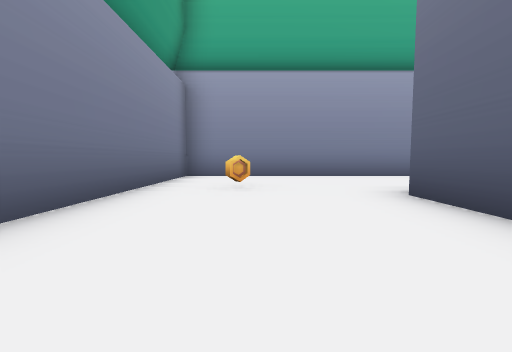
View 1 (above)

24 first-person views from a walk through a scene from a Unity 3-D project. The camera is 1.2 m above the floor, tilts 4° down and sees 90° across. The floor is counted in squares, 2.73 m on a side. Each view is taken from the middle of a square. On the plan, view 1 faces up. The plan holds only what a view shows up to about 9 squares ahead; the rest is blank. The place goes on beyond the plan. The player is left out. Some animated figures are left out.

View 2
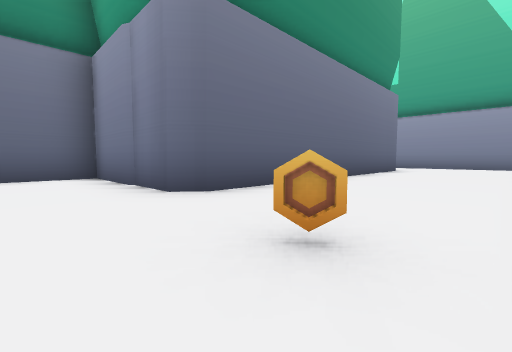

View 3
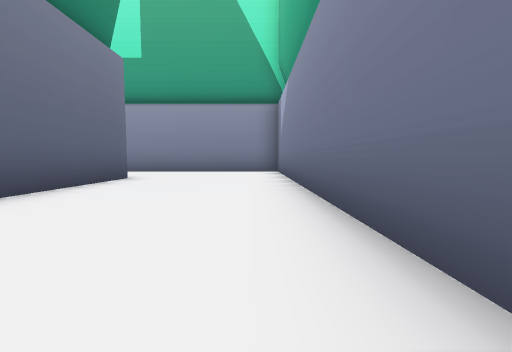

View 4
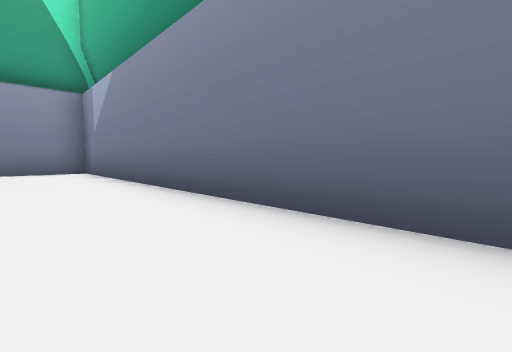

View 5
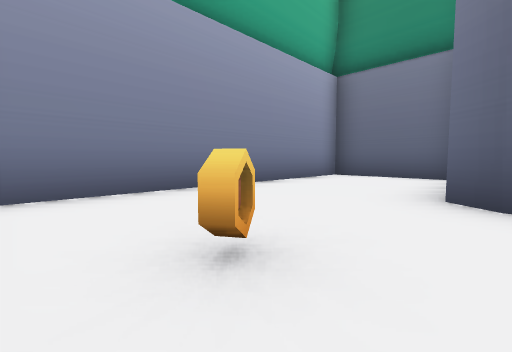

View 6
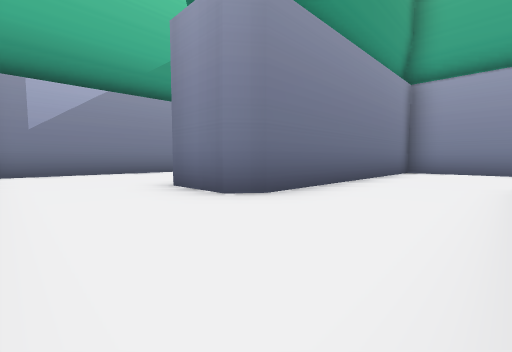

View 7
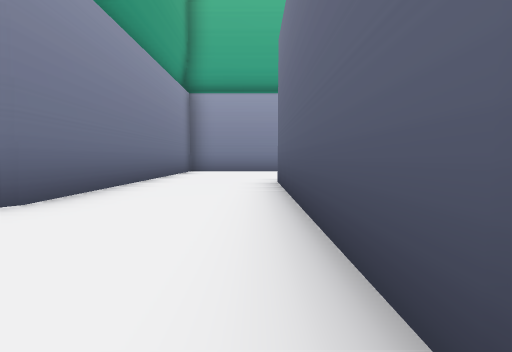

View 8
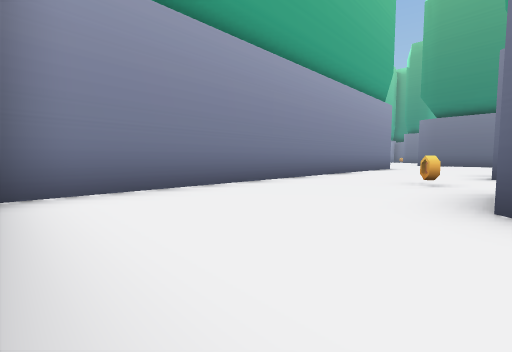

View 9
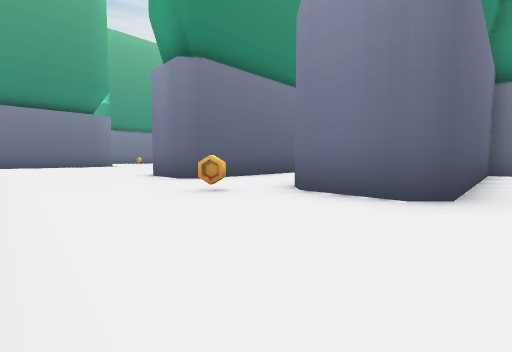

View 10
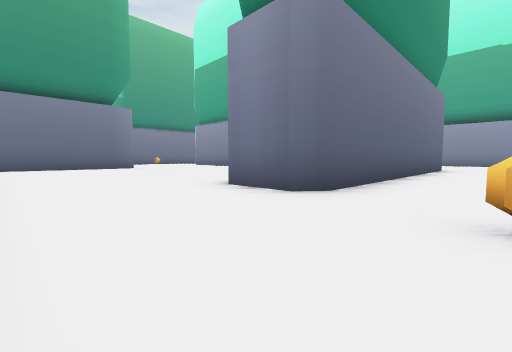

View 11
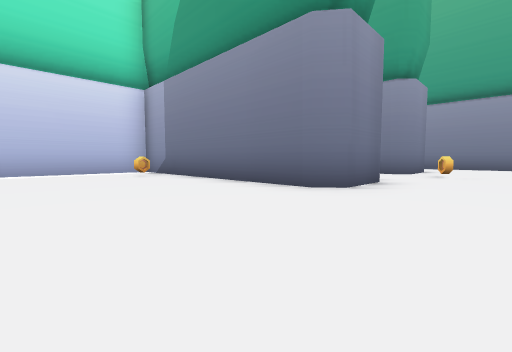

View 12
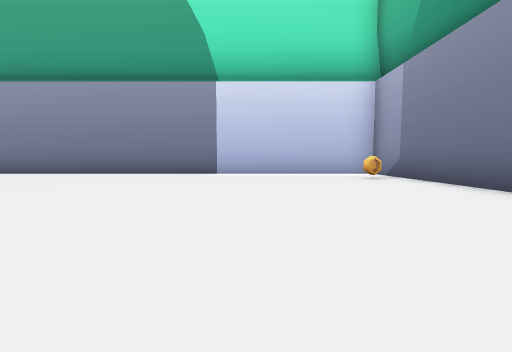

View 13
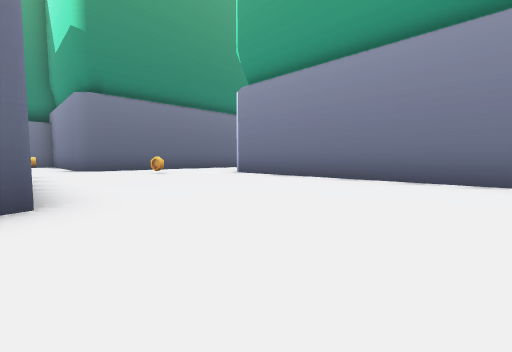

View 14
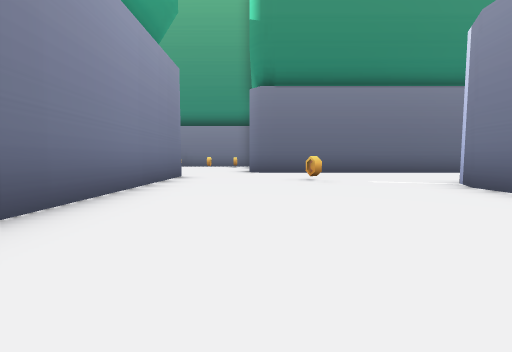

View 15
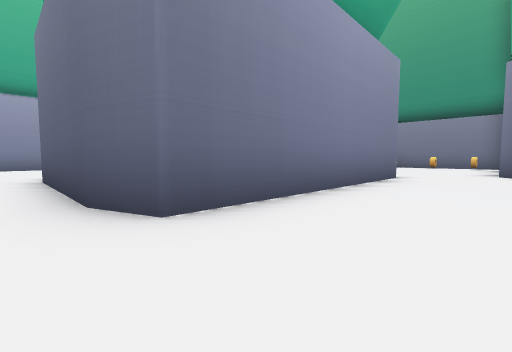

View 16
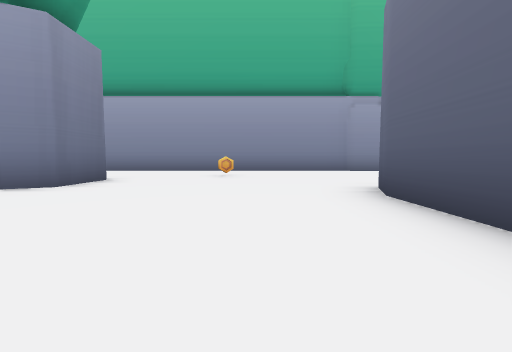

View 17
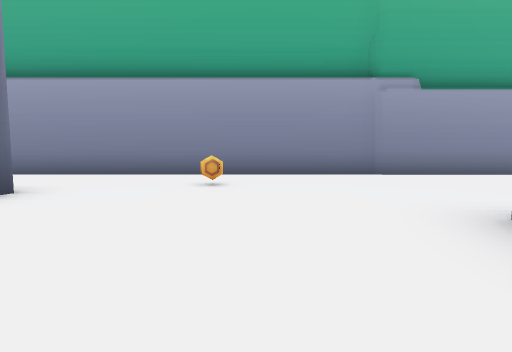

View 18
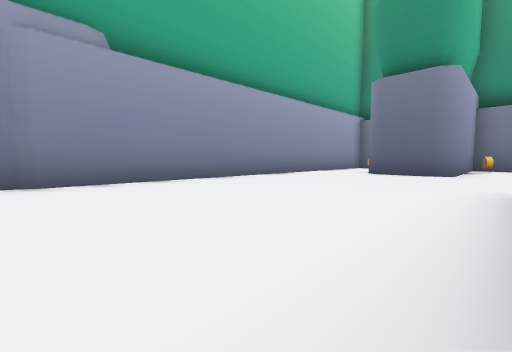

View 19
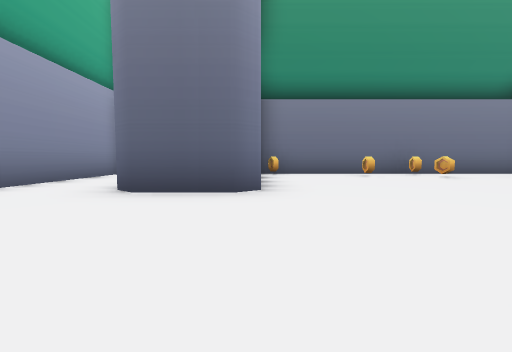

View 20
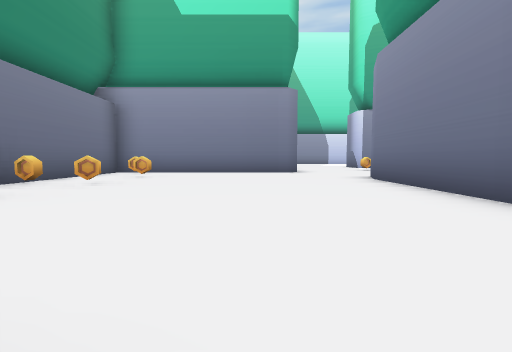

View 21
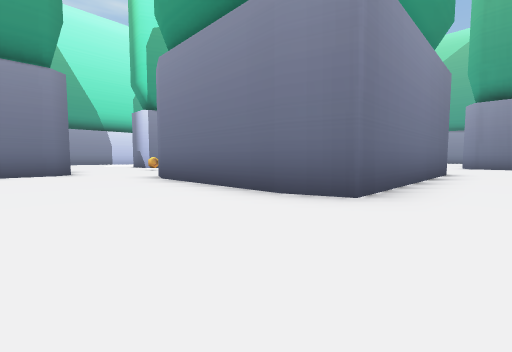

View 22
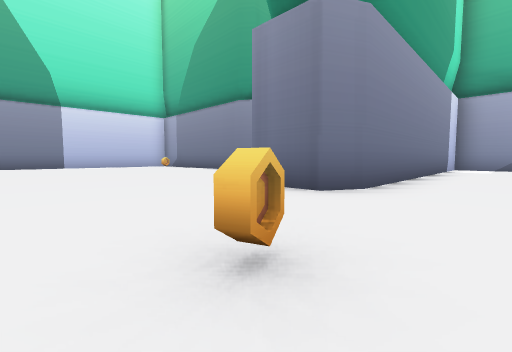

View 23
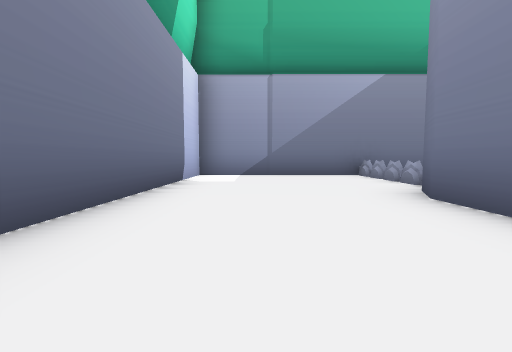

View 24
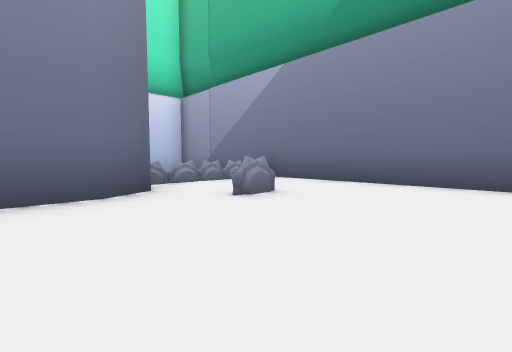

### Floor plan
Points are (right, up) in squares from view 1. A wall is a line through its corners. A room is listed if a view was taken in it or the views show most of it. See-through windows are left out.
Room 1 (views 1, 2, 3, 4, 5)
walls: (1.8, -4.6) (1.8, 3) (2.2, 3.5) (5.3, 3.5) (5.3, 6.3) (-1.7, 6.3) (-1.7, -7.6) (3.4, -7.6); (3.5, -5) (2.1, -5)
ways out: opening at (2.5, -6.5) to room 2
objects: other object (0, 4)
Room 2 (views 6, 7, 8, 9, 10, 11, 12, 13, 14, 15, 16, 17, 18, 19, 20, 21, 22, 23, 24)
walls: (20.8, -3.2) (20.5, -2.4) (20.5, 1) (20.8, 1.8) (26.2, 1.8) (26.5, 1) (26.5, -2.3) (26.2, -3.2) (20.8, -3.2); (13.2, 1.5) (3.8, 1.5) (3.8, -4.6) (3.5, -5); (10.7, -9.9) (10.7, -2.2) (11, -1.7) (12.4, -1.7) (12.7, -2.1) (12.7, -8.2) (23.8, -8.2) (24.5, -8.6); (6, -7.6) (6.4, -7.6) (6.4, -2.3) (6.7, -1.9) (8.1, -1.9) (8.4, -2.2) (8.4, -2.8); (27.7, -11.2) (27.7, -5.1) (28.1, -4.8) (33.2, -4.8) (33.2, -3.9); (10.5, 8.6) (11.2, 8.9) (12.1, 8.9); (33.2, 2) (33.2, 2.9) (29.5, 2.9) (29.3, 3.3) (29.3, 4.6) (29.6, 5); (7.4, 12.1) (7.4, 3.5) (15.3, 3.5) (16, 3.2) (16, 1.9) (15.4, 1.6); (33, 6.9) (11.2, 6.9) (10.5, 7.3)
ways out: opening at (2.5, -6.5) to room 1
objects: other object (9, -1); other object (14, -6); other object (18, 4); other object (25, -6); other object (32, -4); other object (32, -3); other object (32, -1); other object (32, 0); other object (33, -1)

Where each view was taken, in squares from view 1:
view 1: 0 up, 0 right, facing up
view 2: 5 up, 1 left, facing down-right
view 3: 1 up, 1 left, facing down
view 4: 1 up, 0 right, facing down-left
view 5: 3 up, 1 left, facing up-right
view 6: 7 down, 6 right, facing up-left
view 7: 7 down, 6 right, facing up
view 8: 2 down, 4 right, facing up-right
view 9: 1 up, 6 right, facing down-right
view 10: 1 up, 9 right, facing down-right
view 11: 0 up, 16 right, facing down-left
view 12: 1 down, 16 right, facing down
view 13: 3 down, 18 right, facing down-right
view 14: 5 down, 20 right, facing right
view 15: 5 down, 20 right, facing up-right
view 16: 2 down, 19 right, facing up
view 17: 0 up, 19 right, facing up
view 18: 2 up, 22 right, facing up-right
view 19: 3 up, 26 right, facing right
view 20: 3 up, 29 right, facing down
view 21: 3 up, 29 right, facing down-left
view 22: 5 up, 19 right, facing down-left
view 23: 5 up, 14 right, facing left
view 24: 12 up, 12 right, facing down-left
